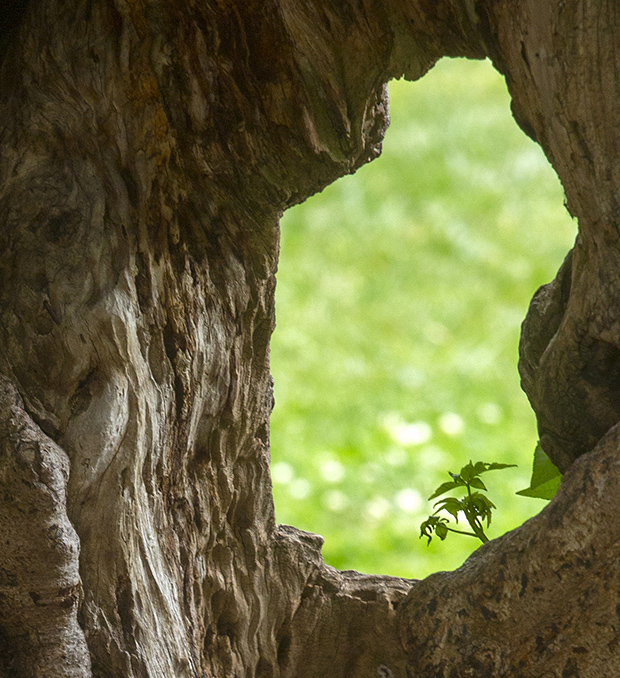
#> input picture sample.png, 620 x 678 px
$ python test_create.py
#> lines starting #> are read from the running program, lines starting #| are printed output that depends on the picture; after the words box and inside, x2 and y2 are one past the last pixel; in counts of white or black regions, pixels touching at a corner belong together
import cv2
import numpy as np

img = cv2.imread("sample.png")
#> img is the input picture: shape (678, 620, 3); mean B, G, R 61.3, 105.8, 106

# depth = 'IPL_DEPTH_8U'
# channels = 1
img_h, img_w, img_c = img.shape
#> img_h = 678; img_w = 620; img_c = 3
print(img.shape)
#| (678, 620, 3)
k=0
o=0
z=0


tst = np.zeros((img_h,img_w,1))
tst = tst.astype(np.uint8)
print(tst.shape)
#| (678, 620, 1)
# print(tst)
for i in tst:
	o=0
	for j in i:
			if o>50:
				tst[k][o] = 255
			o+=1
	k+=1
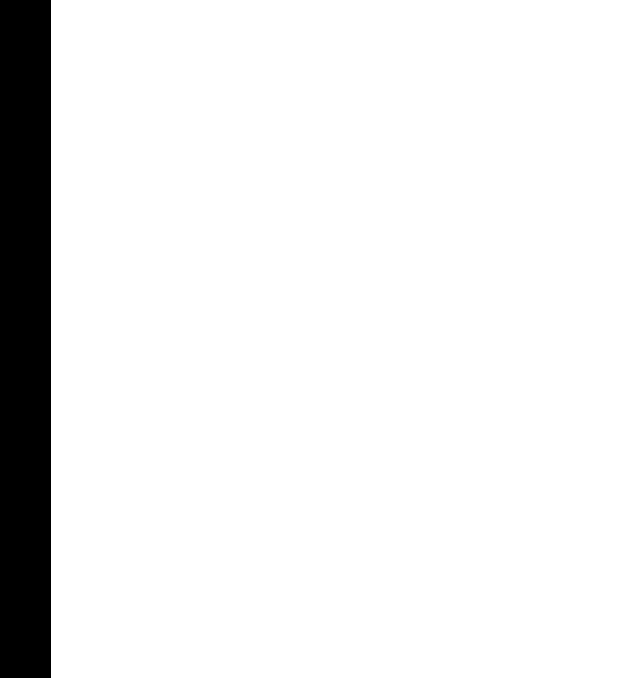
#> tst: shape (678, 620, 1); 91.8% white; 1 black region, box (x1, y1, x2, y2) and area: (0, 0, 51, 678) 34578
#> after the loop, k = 678

# np.uint8(tst)

print(tst.shape)
#| (678, 620, 1)
# print(type(tst[1][1][1]))
# tst = tst.astype('np.uint8')
processed = cv2.bitwise_and(img,img, mask = tst)
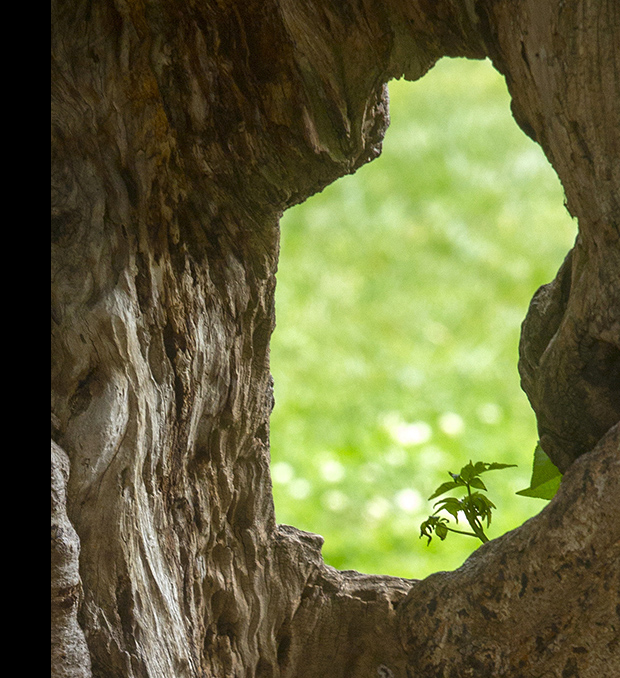
#> processed: shape (678, 620, 3); mean B, G, R 59.1, 101.9, 101.4
print(tst)
#> (printed output is left out)
while 1:
	cv2.imshow('check',img)
	cv2.imshow('tst',tst)
	cv2.imshow('processed',processed)

	k = cv2.waitKey(5) & 0xFF
#> (key Esc is pressed here)
	if k == 27:
		break
